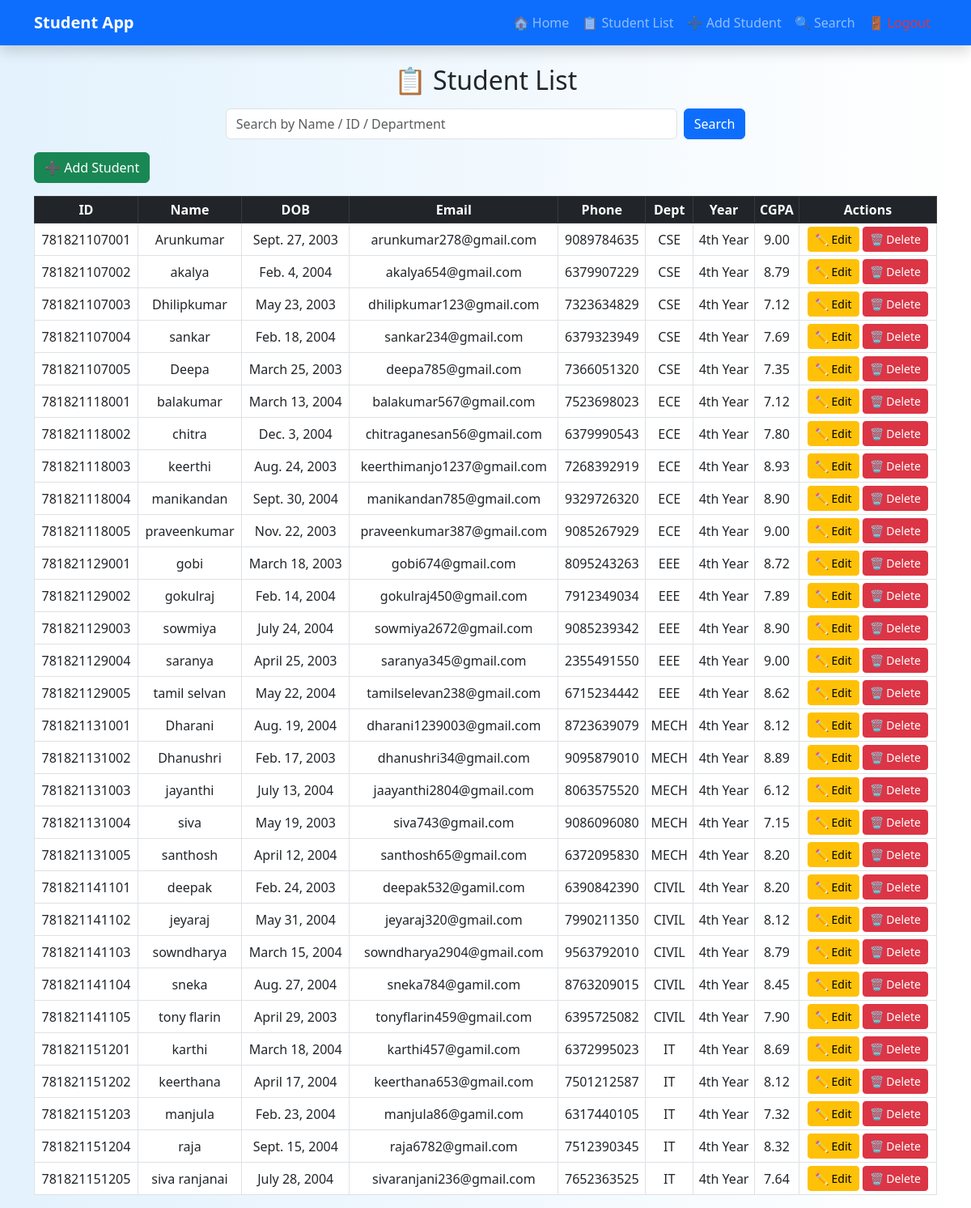
The app's page /students/ (signed in) with its own data.
### studentapp/models.py (models this page shows, shortened)
class Student(models.Model):
    DEPARTMENT_CHOICES = [
        ('CSE','CSE'),
        ('IT', 'IT'),
        ('ECE', 'ECE'),
        ('EEE','EEE'),
        ('CIVIL', 'CIVIL'),
        ('MECH', 'MECH'),
        ('B.COM','B.COM'),
        ('BCA', 'BCA'),
        ('BA.ENG', 'BA.ENG'),
        ('BSC.CHEMISTRY','BSC.CHEMISTRY'),
    ]
    YEAR_CHOICES = [
        ('1st Year', '1st Year'),
        ('2nd Year', '2nd Year'),
        ('3rd Year', '3rd Year'),
        ('4th Year', '4th Year'),
    ]
    student_id = models.CharField(max_length=20, unique=True)
    name = models.CharField(max_length=100)
    dob = models.DateField()
    email = models.EmailField(unique=True)
    phonenumber = models.CharField(
        max_length=10,
        validators=[
            RegexValidator(
                regex='^[0-9]{10}$',
                message='Phone number must be exactly 10 digits'
            )
        ]
    )
    department = models.CharField(
        max_length=20,
        choices=DEPARTMENT_CHOICES
    )
    year = models.CharField(
        max_length=20,
        choices=YEAR_CHOICES
    )
    cgpa = models.DecimalField(
        max_digits=4,
        decimal_places=2,
        validators=[
            MinValueValidator(0.0),
            MaxValueValidator(10.0)
        ]
    )

### studentapp/views.py (the view)
# urls.py: path('students/', views.student_list, name='student_list'),
@login_required
def student_list(request):
    query = request.GET.get('q')
    if query:
        students = Student.objects.filter(
            Q(name__icontains=query) |
            Q(student_id__icontains=query) |
            Q(department__icontains=query)
        )
    else:
        students = Student.objects.all()
    return render(request, 'student_list.html', {'students': students})

### studentapp/templates/student_list.html
{% extends 'base.html' %}
{% block content %}
<h2 class="text-center mb-3">📋 Student List</h2>
<form method="GET" class="d-flex justify-content-center mb-3">
  <input type="text"
         name="q"
         placeholder="Search by Name / ID / Department"
         value="{{ request.GET.q }}"
         class="form-control w-50 me-2">
  <button type="submit" class="btn btn-primary">Search</button>
</form>
<a href="{% url 'add_student' %}" class="btn btn-success mb-3">
  ➕ Add Student
</a>
<div class="table-responsive">
<table class="table table-bordered table-hover table-sm text-center align-middle">
  <thead class="table-dark">
    <tr>
      <th>ID</th>
      <th>Name</th>
      <th>DOB</th>
      <th>Email</th>
      <th>Phone</th>
      <th>Dept</th>
      <th>Year</th>
      <th>CGPA</th>
      <th>Actions</th>
    </tr>
  </thead>
  <tbody>
    {% for student in students %}
    <tr>
      <td>{{ student.student_id }}</td>
      <td>{{ student.name }}</td>
      <td>{{ student.dob }}</td>
      <td>{{ student.email }}</td>
      <td>{{ student.phonenumber }}</td>
      <td>{{ student.department }}</td>
      <td>{{ student.year }}</td>
      <td>{{ student.cgpa }}</td>
      <td style="white-space:nowrap;">
        <a href="{% url 'update_student' student.id %}"
           class="btn btn-warning btn-sm">✏️ Edit</a>
        <a href="{% url 'delete_student' student.id %}"
           class="btn btn-danger btn-sm">🗑️ Delete</a>
      </td>
    </tr>
    {% empty %}
    <tr>
      <td colspan="9" class="text-center text-muted py-3">
        No students found! 📭
      </td>
    </tr>
    {% endfor %}
  </tbody>
</table>
</div>
{% endblock %}

### studentapp/templates/base.html (shortened to what this page needs)
<!DOCTYPE html>
<html>
<head>
<link href="https://cdn.jsdelivr.net/npm/bootstrap@5.3.0/dist/css/bootstrap.min.css"
rel="stylesheet">
</head>
<body style="background: linear-gradient(to right, #e3f2fd, #ffffff);">
<nav class="navbar navbar-expand-lg navbar-dark bg-primary shadow">
<div class="container">
<a class="navbar-brand fw-bold">Student App</a>
<div class="collapse navbar-collapse"
id="navbarNav">
<ul class="navbar-nav ms-auto">
<li class="nav-item">
<a class="nav-link"
href="{% url 'home' %}">🏠 Home</a>
</li>
<li class="nav-item">
<a class="nav-link"
href="{% url 'student_list' %}">📋 Student List</a>
</li>
<li class="nav-item">
<a class="nav-link"
href="{% url 'add_student' %}">➕ Add Student</a>
</li>
<li class="nav-item">
<a class="nav-link"
href="{% url 'search_student' %}">🔍 Search</a>
</li>
<li class="nav-item">
<a class="nav-link text-danger"
href="{% url 'logout' %}">🚪 Logout</a>
</li>
</ul>
</div>
</div>
</nav>
<div class="container mt-4">
{% block content %}
{% endblock %}
</div>
</body>
</html>

### studentapp/templates/base.html (style rules this page uses)
.form-control, .form-select { padding: 6px 10px ; font-size: 14px; }

### records on screen
Student: student_id "781821107001", name "Arunkumar", dob "Sept. 27, 2003", email "arunkumar278@gmail.com", phonenumber "9089784635", department "CSE", year "4th Year", cgpa "9.00"
Student: student_id "781821107002", name "akalya", dob "Feb. 4, 2004", email "akalya654@gmail.com", phonenumber "6379907229", department "CSE", year "4th Year", cgpa "8.79"
Student: student_id "781821107003", name "Dhilipkumar", dob "May 23, 2003", email "dhilipkumar123@gmail.com", phonenumber "7323634829", department "CSE", year "4th Year", cgpa "7.12"
Student: student_id "781821107004", name "sankar", dob "Feb. 18, 2004", email "sankar234@gmail.com", phonenumber "6379323949", department "CSE", year "4th Year", cgpa "7.69"
Student: student_id "781821107005", name "Deepa", dob "March 25, 2003", email "deepa785@gmail.com", phonenumber "7366051320", department "CSE", year "4th Year", cgpa "7.35"
Student: student_id "781821118001", name "balakumar", dob "March 13, 2004", email "balakumar567@gmail.com", phonenumber "7523698023", department "ECE", year "4th Year", cgpa "7.12"
Student: student_id "781821118002", name "chitra", dob "Dec. 3, 2004", email "chitraganesan56@gmail.com", phonenumber "6379990543", department "ECE", year "4th Year", cgpa "7.80"
Student: student_id "781821118003", name "keerthi", dob "Aug. 24, 2003", email "keerthimanjo1237@gmail.com", phonenumber "7268392919", department "ECE", year "4th Year", cgpa "8.93"
Student: student_id "781821118004", name "manikandan", dob "Sept. 30, 2004", email "manikandan785@gmail.com", phonenumber "9329726320", department "ECE", year "4th Year", cgpa "8.90"
Student: student_id "781821118005", name "praveenkumar", dob "Nov. 22, 2003", email "praveenkumar387@gmail.com", phonenumber "9085267929", department "ECE", year "4th Year", cgpa "9.00"
Student: student_id "781821129001", name "gobi", dob "March 18, 2003", email "gobi674@gmail.com", phonenumber "8095243263", department "EEE", year "4th Year", cgpa "8.72"
Student: student_id "781821129002", name "gokulraj", dob "Feb. 14, 2004", email "gokulraj450@gmail.com", phonenumber "7912349034", department "EEE", year "4th Year", cgpa "7.89"
Student: student_id "781821129003", name "sowmiya", dob "July 24, 2004", email "sowmiya2672@gmail.com", phonenumber "9085239342", department "EEE", year "4th Year", cgpa "8.90"
Student: student_id "781821129004", name "saranya", dob "April 25, 2003", email "saranya345@gmail.com", phonenumber "2355491550", department "EEE", year "4th Year", cgpa "9.00"
Student: student_id "781821129005", name "tamil selvan", dob "May 22, 2004", email "tamilselevan238@gmail.com", phonenumber "6715234442", department "EEE", year "4th Year", cgpa "8.62"
Student: student_id "781821131001", name "Dharani", dob "Aug. 19, 2004", email "dharani1239003@gmail.com", phonenumber "8723639079", department "MECH", year "4th Year", cgpa "8.12"
Student: student_id "781821131002", name "Dhanushri", dob "Feb. 17, 2003", email "dhanushri34@gmail.com", phonenumber "9095879010", department "MECH", year "4th Year", cgpa "8.89"
Student: student_id "781821131003", name "jayanthi", dob "July 13, 2004", email "jaayanthi2804@gmail.com", phonenumber "8063575520", department "MECH", year "4th Year", cgpa "6.12"
Student: student_id "781821131004", name "siva", dob "May 19, 2003", email "siva743@gmail.com", phonenumber "9086096080", department "MECH", year "4th Year", cgpa "7.15"
Student: student_id "781821131005", name "santhosh", dob "April 12, 2004", email "santhosh65@gmail.com", phonenumber "6372095830", department "MECH", year "4th Year", cgpa "8.20"
Student: student_id "781821141101", name "deepak", dob "Feb. 24, 2003", email "deepak532@gamil.com", phonenumber "6390842390", department "CIVIL", year "4th Year", cgpa "8.20"
Student: student_id "781821141102", name "jeyaraj", dob "May 31, 2004", email "jeyaraj320@gmail.com", phonenumber "7990211350", department "CIVIL", year "4th Year", cgpa "8.12"
Student: student_id "781821141103", name "sowndharya", dob "March 15, 2004", email "sowndharya2904@gmail.com", phonenumber "9563792010", department "CIVIL", year "4th Year", cgpa "8.79"
Student: student_id "781821141104", name "sneka", dob "Aug. 27, 2004", email "sneka784@gamil.com", phonenumber "8763209015", department "CIVIL", year "4th Year", cgpa "8.45"
Student: student_id "781821141105", name "tony flarin", dob "April 29, 2003", email "tonyflarin459@gmail.com", phonenumber "6395725082", department "CIVIL", year "4th Year", cgpa "7.90"
Student: student_id "781821151201", name "karthi", dob "March 18, 2004", email "karthi457@gamil.com", phonenumber "6372995023", department "IT", year "4th Year", cgpa "8.69"
Student: student_id "781821151202", name "keerthana", dob "April 17, 2004", email "keerthana653@gmail.com", phonenumber "7501212587", department "IT", year "4th Year", cgpa "8.12"
Student: student_id "781821151203", name "manjula", dob "Feb. 23, 2004", email "manjula86@gamil.com", phonenumber "6317440105", department "IT", year "4th Year", cgpa "7.32"
Student: student_id "781821151204", name "raja", dob "Sept. 15, 2004", email "raja6782@gmail.com", phonenumber "7512390345", department "IT", year "4th Year", cgpa "8.32"
Student: student_id "781821151205", name "siva ranjanai", dob "July 28, 2004", email "sivaranjani236@gmail.com", phonenumber "7652363525", department "IT", year "4th Year", cgpa "7.64"
